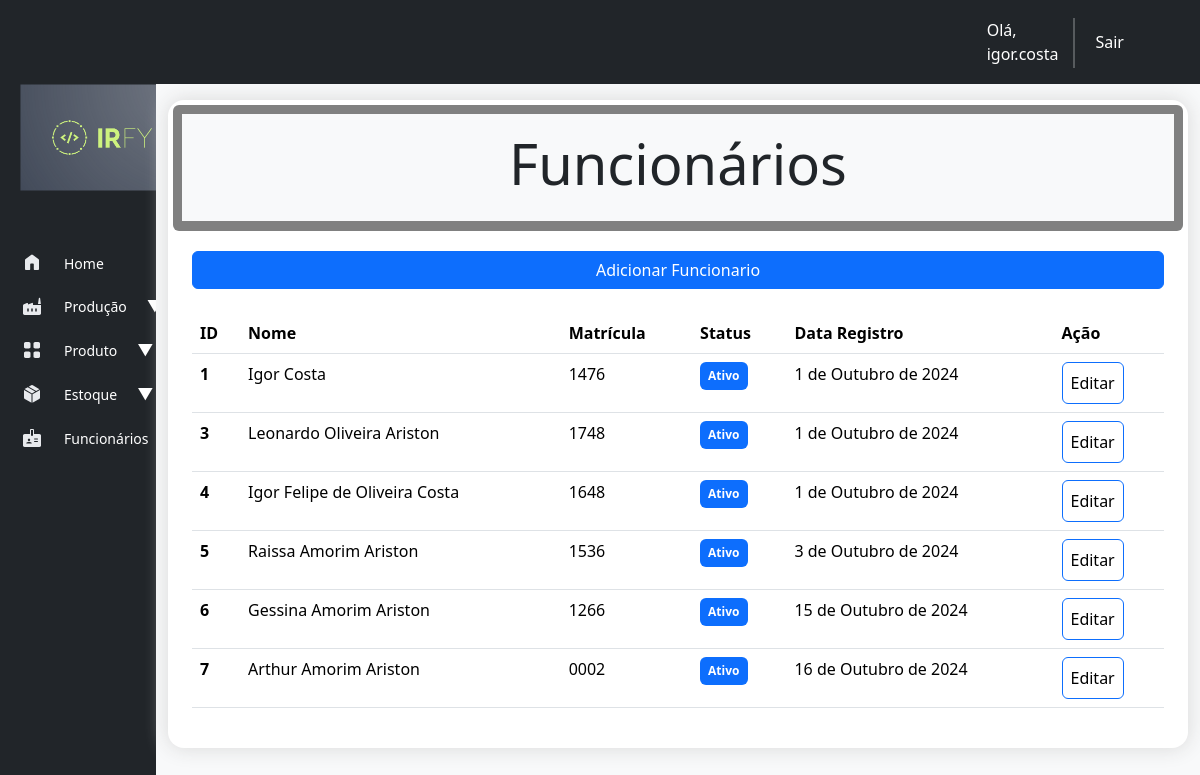
The page /cadastro/list_funcionarios/ (signed in) on the database its author committed.
### cadastro/models.py (models this page shows, shortened)
class Funcionario(models.Model):
    STATUS_CHOICES = [
        ('ativo', 'Ativo'),        ('inativo', 'Inativo'),
    ]
    nome_funcionario = models.CharField(max_length=100)
    matricula_funcionario = models.CharField(max_length=5, unique=True)
    status = models.CharField(max_length=7, choices=STATUS_CHOICES, default="ativo")
    created_at = models.DateField(auto_now_add=True)

### cadastro/views.py (the view)
# urls.py: path('list_funcionarios/', views.list_funcionarios, name='list_funcionarios'),
@login_required
def list_funcionarios(request):
    list_funcionarios = Funcionario.objects.all()
    context = {'list_funcionarios': list_funcionarios}
    return render(request, 'funcionario/list_funcionarios.html', context)

### cadastro/templates/funcionario/list_funcionarios.html (shortened to what this page needs)
{% extends "base.html" %}
{% block header %}
    <div class="py-3 bg-light text-center">
        <h2 class="display-4">Funcionários</h2>
    </div>
{% endblock header %}
{% block content %}
{% block buttons %}
  <div class="d-grid gap-2" style="margin-top: 10px;">
      <a class="btn btn-primary" href="{% url 'novo_funcionario'%}" role="button">Adicionar Funcionario</a>
  </div>
{% endblock buttons %}
    <table class="table table-hover">
        <thead >
          <tr>
            <th scope="col">ID</th>
            <th scope="col">Nome</th>
            <th scope="col">Matrícula</th>
            <th scope="col">Status</th>
            <th scope="col">Data Registro</th>
            <th scope="col">Ação</th>
          </tr>
        </thead>
        <tbody class="table table-hover">
        {% for funcionario in list_funcionarios %}
          <tr>
            <th scope="row">{{ funcionario.id }}</th>
            <td>{{ funcionario.nome_funcionario }}</td>
            <td>{{ funcionario.matricula_funcionario }}</td>
            {% if funcionario.status == "ativo"%}
            <td><span class="badge text-bg-primary">{{ funcionario.get_status_display }}</span></td>
            {% else %}
            <td> <span class="badge text-bg-warning">{{ funcionario.get_status_display }}</span></td>
            {% endif %}
            <td>{{ funcionario.created_at }}</td>
            <td><a class="btn btn-primary" role="button">Editar</a></td>
          </tr>
        {% empty %}
          Não produtos cadastrados
        {% endfor %}
        </tbody>
      </table>
{% endblock content %}

### templates/base.html (shortened to what this page needs)
{% load django_bootstrap5 %}
<!DOCTYPE html>
<html lang="pt-br">
<head>
  {% bootstrap_css %}
  {% load static %}
  <link rel="stylesheet" href="{% static 'style/base.css' %}">
</head>
<body>
  <nav class="navbar navbar-expand-lg bg-dark">
    <div class="container-fluid">
      <div class="d-flex">
        {% if user.is_authenticated %}
          <p class="nav-link text-white mb-0" aria-current="page" style="margin-right: -3%;">Olá, {{ user.username }}</p>
          <div class="vr text-light" style=" margin-top: 10px; width: 7px; height: 50px;"></div>
          <a class="nav-link active" aria-current="page" href="{% url 'logout' %}">Sair</a>
        {% endif %}
      </div>
    </div>
  </nav>
  <div class="container-fluid">
    <div class="row flex-nowrap">
      <div class="col-auto col-md-1 col-xl-1 bg-dark backSidebar">
        <div class="d-flex flex-column align-items-start min-vh-100">
          <div class="sidebar">
            <img class="logo-irfy rounded img-fluid" src="{% static 'core/logo-irfy2.png' %}">
            <nav class="nav flex-column">
              <a class="nav-link" href="{% url 'index' %}">
                <span class="spanIcon"><img class="sideIcon" src="{% static 'icons/home.svg' %}"></span>
                <span class="description">Home</span>
              </a>
              <a class="nav-link" href="#" data-bs-toggle="collapse" data-bs-target="#submenuProducao"
                aria-expanded="false" aria-controls="submenuProducao">
                <span class="spanIcon"><img class="sideIcon" src="{% static 'icons/factory.svg' %}"></span>
                <span class="description">Produção</span>
                <span class="arrow">▼</span>
              </a>
              <a class="nav-link" href="#" data-bs-toggle="collapse" data-bs-target="#submenuProduto"
                aria-expanded="false" aria-controls="submenuProduto">
                <span class="spanIcon"><img class="sideIcon" src="{% static 'icons/product.svg' %}"></span>
                <span class="description">Produto</span>
                <span class="arrow">▼</span>
              </a>
              <a class="nav-link" href="#" data-bs-toggle="collapse" data-bs-target="#submenuEstoque"
                aria-expanded="false" aria-controls="submenuEstoque">
                <span class="spanIcon"><img class="sideIcon" src="{% static 'icons/package.svg' %}"></span>
                <span class="description">Estoque</span>
                <span class="arrow">▼</span>
              </a>
              <a class="nav-link" href="#" data-bs-toggle="collapse" data-bs-target="#submenuFuncionarios"
                aria-expanded="false" aria-controls="submenuFuncionarios">
                <span class="spanIcon"><img class="sideIcon" src="{% static 'icons/employees.svg' %}"></span>
                <span class="description">Funcionários</span>
                <span class="arrow">▼</span>
              </a>
            </nav>
          </div>
        </div>
      </div>
      <div class="col py-3 bg-light">
        <div class="container bg-white rounded-4 p-4 " style="box-shadow: 0px 0px 20px 1px #dbdbdb;">
          <div class="card card-header-actions" style="margin: -2%; margin-bottom: 2%; height: 10%; background-color: gray; border: none; padding: 1%;">{% block header %}{% endblock header %}</div>
          <div>{% block content %} {% endblock content %}</div>
        </div>
      </div>
    </div>
  </div>
</body>
</html>

### static/style/base.css (style rules this page uses)
.backSidebar { width: 13%; padding: 0%; }
.nav-link { width: 100%; display: flex; align-items: center; gap: 20px; padding: 10px 20px; color: white; }
.description { font-size: 14px; }
.logo-irfy { width: 100%; padding: 10%; margin-bottom: 15%; margin-top: -10%; }
.sideIcon { padding: 0; margin: 0; }
.spanIcon { margin-top: -2%; }

### rows shown on the page
Funcionario: id "1", nome_funcionario "Igor Costa", matricula_funcionario "1476", status "Ativo", created_at "1 de Outubro de 2024"
Funcionario: id "3", nome_funcionario "Leonardo Oliveira Ariston", matricula_funcionario "1748", status "Ativo", created_at "1 de Outubro de 2024"
Funcionario: id "4", nome_funcionario "Igor Felipe de Oliveira Costa", matricula_funcionario "1648", status "Ativo", created_at "1 de Outubro de 2024"
Funcionario: id "5", nome_funcionario "Raissa Amorim Ariston", matricula_funcionario "1536", status "Ativo", created_at "3 de Outubro de 2024"
Funcionario: id "6", nome_funcionario "Gessina Amorim Ariston", matricula_funcionario "1266", status "Ativo", created_at "15 de Outubro de 2024"
Funcionario: id "7", nome_funcionario "Arthur Amorim Ariston", matricula_funcionario "0002", status "Ativo", created_at "16 de Outubro de 2024"

### other values the page prints
{{ user.username }} "igor.costa"
